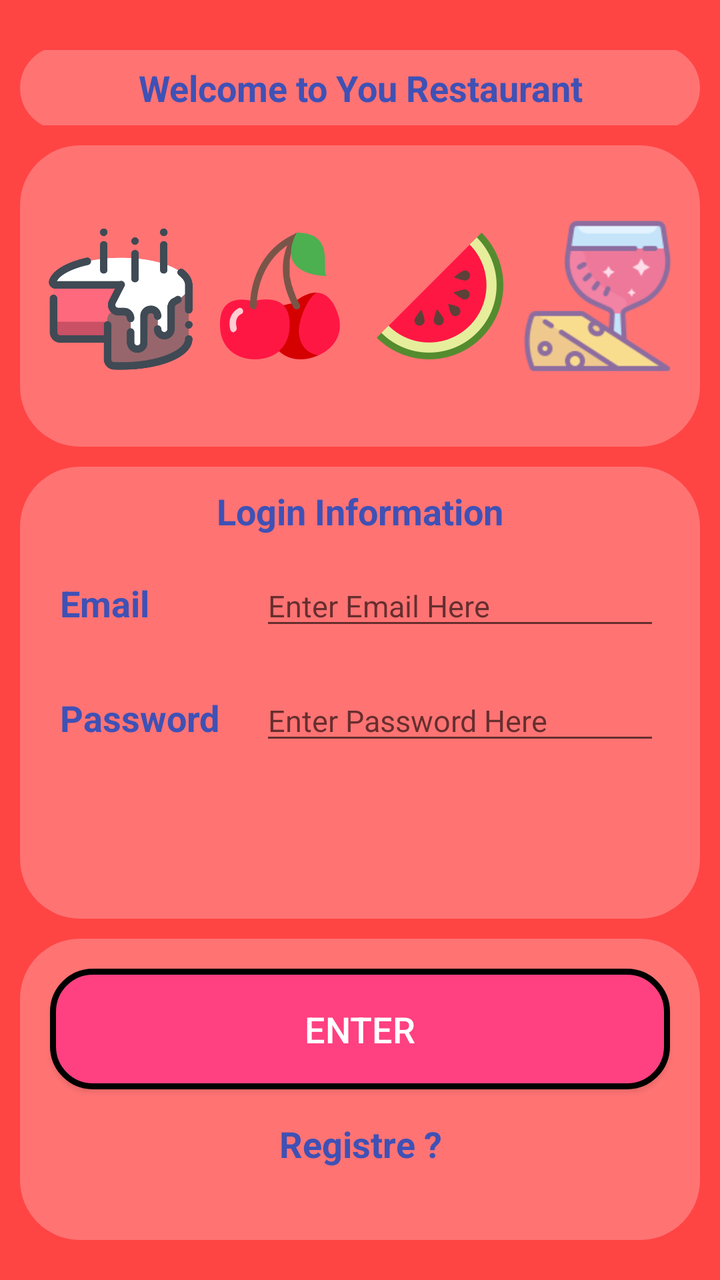
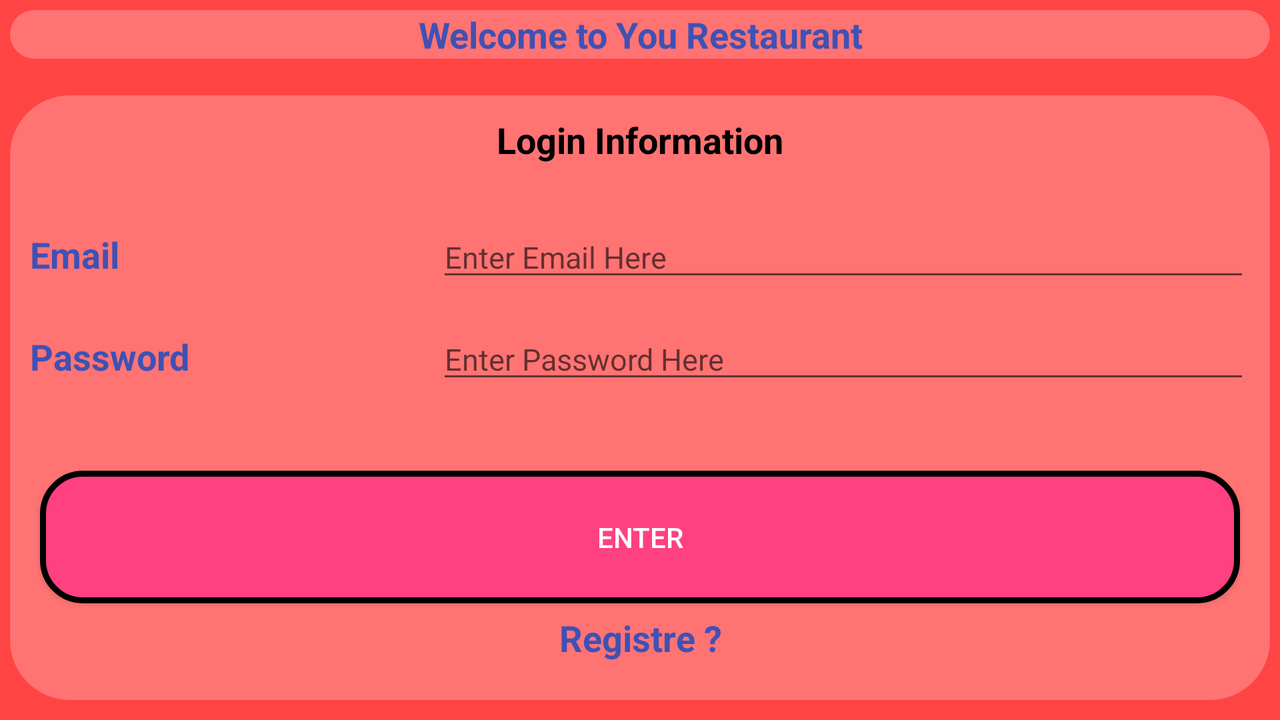

An Android layout and its configuration variant, each rendered on a device that would load it. The default file and the variant file are quoted in full after the pictures.
<!-- AndroidManifest.xml: application theme AppTheme -->
<!-- res/layout/activity_main.xml -->
<?xml version="1.0" encoding="utf-8"?>
<LinearLayout xmlns:android="http://schemas.android.com/apk/res/android"
    xmlns:app="http://schemas.android.com/apk/res-auto"
    xmlns:tools="http://schemas.android.com/tools"
    android:layout_width="match_parent"
    android:layout_height="match_parent"
    android:background="@android:color/holo_red_light"

    android:orientation="vertical"
    android:padding="10dp"
    tools:context="e.administrator.project_2.MainActivity">

    <LinearLayout
        android:id="@+id/L1"
        android:layout_width="match_parent"
        android:layout_height="0dp"
        android:layout_marginBottom="10dp"
        android:layout_marginTop="15dp"
        android:layout_weight="0.5">

        <TextView
            android:id="@+id/textView2"
            style="@style/TextStyle"
            android:layout_width="match_parent"
            android:layout_height="42dp"
            android:layout_gravity="center"
            android:background="@drawable/linear_background"
            android:gravity="center"
            android:text="@string/Welcome" />

    </LinearLayout>

    <LinearLayout
        android:id="@+id/L2"
        android:layout_width="match_parent"
        android:layout_height="0dp"
        android:layout_marginBottom="10dp"
        android:layout_weight="2"
        android:background="@drawable/linear_background"
        android:padding="10dp">


        <ImageView
            android:id="@+id/imageView2"
            android:layout_width="0dp"
            android:layout_height="match_parent"
            android:layout_weight="1"
            app:srcCompat="@drawable/im3" />

        <ImageView
            android:id="@+id/imageView"
            android:layout_width="0dp"
            android:layout_height="match_parent"
            android:layout_weight="1"
            app:srcCompat="@drawable/im13" />

        <ImageView
            android:id="@+id/imageView4"
            android:layout_width="0dp"
            android:layout_height="match_parent"
            android:layout_weight="1"
            app:srcCompat="@drawable/im4" />

        <ImageView
            android:id="@+id/imageView3"
            android:layout_width="0dp"
            android:layout_height="match_parent"
            android:layout_weight="1"
            app:srcCompat="@drawable/im2" />
    </LinearLayout>

    <LinearLayout
        android:id="@+id/L4"
        android:layout_width="match_parent"
        android:layout_height="0dp"
        android:layout_marginBottom="10dp"
        android:layout_weight="3"
        android:background="@drawable/linear_background"
        android:orientation="vertical"
        android:padding="10dp">


        <LinearLayout
            android:layout_width="match_parent"
            android:layout_height="0dp"
            android:layout_weight="0.5">

            <TextView
                android:id="@+id/textView3"
                style="@style/TextStyle"
                android:layout_width="match_parent"
                android:layout_height="wrap_content"
                android:gravity="center"
                android:text="@string/loginInfo" />

        </LinearLayout>

        <LinearLayout
            android:layout_width="match_parent"
            android:layout_height="0dp"
            android:layout_weight="3"
            android:orientation="vertical">

            <LinearLayout
                android:layout_width="match_parent"
                android:layout_height="wrap_content"
                android:padding="10dp">

                <TextView
                    android:id="@+id/textView6"
                    style="@style/TextStyle"
                    android:layout_width="0dp"
                    android:layout_height="wrap_content"
                    android:layout_weight="1"


                    android:text="@string/Email" />

                <EditText
                    android:id="@+id/editTextEmailXml"
                    style="@style/hintStyle"
                    android:layout_width="0dp"
                    android:layout_height="wrap_content"
                    android:layout_weight="2"
                    android:ems="10"
                    android:hint="@string/EdiEmail"
                    android:inputType="textEmailAddress" />

            </LinearLayout>

            <LinearLayout
                android:layout_width="match_parent"
                android:layout_height="wrap_content"
                android:padding="10dp">

                <TextView
                    android:id="@+id/textView7"
                    style="@style/TextStyle"
                    android:layout_width="0dp"
                    android:layout_height="wrap_content"
                    android:layout_weight="1"

                    android:text="@string/Password" />

                <EditText
                    android:id="@+id/editTextPassowrdXml"
                    style="@style/hintStyle"
                    android:layout_width="0dp"
                    android:layout_height="wrap_content"
                    android:layout_weight="2"
                    android:ems="10"
                    android:hint="@string/EdiPassowrd"
                    android:inputType="textPassword" />
            </LinearLayout>


        </LinearLayout>


    </LinearLayout>

    <LinearLayout
        android:id="@+id/L5"
        android:layout_width="match_parent"
        android:layout_height="0dp"
        android:layout_marginBottom="10dp"
        android:layout_weight="2"
        android:background="@drawable/linear_background"
        android:orientation="vertical"
        android:padding="10dp">

        <Button
            android:id="@+id/log_ButtonXml"
            style="@style/Widget.AppCompat.Button.Colored"
            android:layout_width="match_parent"
            android:layout_height="0dp"
            android:layout_margin="5dp"
            android:layout_weight="1"
            android:background="@drawable/button_background"
            android:text="@string/Enter"
            android:textSize="18dp" />

        <TextView
            android:id="@+id/registere_TextXml"
            style="@style/TextStyle"
            android:layout_width="match_parent"
            android:layout_height="0dp"
            android:layout_weight="1"
            android:padding="10dp"
            android:text="@string/NewAccount"
            android:textAlignment="center" />

    </LinearLayout>

</LinearLayout>
<!-- resources referenced by this layout -->
<resources>
  <!-- drawable button_background (drawable) -->
  <?xml version="1.0" encoding="utf-8"?>
  <shape xmlns:android="http://schemas.android.com/apk/res/android">
  
      <solid  android:color="@color/colorAccent"/>
  
      <corners
          android:topRightRadius="20dp"
          android:topLeftRadius="20dp"
          android:bottomLeftRadius="20dp"
          android:bottomRightRadius="20dp"
  
          />
  
      <stroke  android:color="@android:color/black" android:width="3dp" />
  
  </shape>
  <!-- drawable im13: png bitmap (drawable, 18677 bytes) -->
  <!-- drawable im2: png bitmap (drawable, 6082 bytes) -->
  <!-- drawable im3: png bitmap (drawable, 21959 bytes) -->
  <!-- drawable im4: png bitmap (drawable, 17775 bytes) -->
  <!-- drawable linear_background (drawable) -->
  <?xml version="1.0" encoding="utf-8"?>
  <shape xmlns:android="http://schemas.android.com/apk/res/android">
  
      <solid  android:color="@color/white5"
          />
      <corners android:radius="30dp"/>
  
  </shape>
  <string name="EdiEmail"> Enter Email Here </string>
  <string name="EdiPassowrd"> Enter Password Here </string>
  <string name="Email"> Email</string>
  <string name="Enter"> Enter</string>
  <string name="NewAccount"> Registre ? </string>
  <string name="Password">Password</string>
  <string name="Welcome"> Welcome to You Restaurant </string>
  <string name="loginInfo"> Login Information</string>
  <style name="TextStyle">
  
          <item name="android:textSize"> 18dp</item>
          <item name="android:textColor"> @color/colorPrimary</item>
          <item name="android:textStyle">bold</item>
      </style>
  <style name="hintStyle">
  
          <item name="android:textSize">15dp</item>
      </style>
  <style name="AppTheme" parent="Theme.AppCompat.Light.DarkActionBar">
          
          <item name="colorPrimary">@color/colorPrimary</item>
          <item name="colorPrimaryDark">@color/colorPrimaryDark</item>
          <item name="colorAccent">@color/colorAccent</item>
      </style>
  <color name="colorAccent">#FF4081</color>
  <color name="white5">#40ffffff</color>
  <color name="colorPrimary">#3F51B5</color>
  <color name="colorPrimaryDark">#303F9F</color>
</resources>
<!-- res/layout-land/activity_main.xml (the repository's variant of the layout above) -->
<!-- drawn on the phone turned sideways -->
<?xml version="1.0" encoding="utf-8"?>
<LinearLayout xmlns:android="http://schemas.android.com/apk/res/android"
    xmlns:app="http://schemas.android.com/apk/res-auto"
    android:layout_width="match_parent"
    android:layout_height="match_parent"
    android:background="@android:color/holo_red_light"
    android:orientation="vertical"
    android:padding="5dp">


    <LinearLayout
        android:layout_width="match_parent"
        android:layout_height="0dp"
        android:layout_marginBottom="5dp"
        android:layout_weight="0.5">

        <TextView
            android:id="@+id/textView"
            style="@style/TextStyle"
            android:layout_width="wrap_content"
            android:layout_height="wrap_content"
            android:layout_weight="1"
            android:background="@drawable/linear_background"
            android:text="@string/Welcome"
            android:textAlignment="center" />

    </LinearLayout>

    <LinearLayout
        android:layout_width="match_parent"
        android:layout_height="0dp"
        android:layout_marginBottom="5dp"
        android:layout_weight="4"
        android:background="@drawable/linear_background"
        android:orientation="vertical">


        <LinearLayout
            android:layout_width="match_parent"
            android:layout_height="0dp"
            android:layout_weight="2"
            android:orientation="vertical"
            android:padding="10dp">


            <TextView
                android:id="@+id/textView4"
                style="@style/TextStyle"
                android:layout_width="match_parent"
                android:layout_height="0dp"
                android:layout_weight="1"
                android:text="@string/loginInfo"
                android:textAlignment="center"
                android:textColor="@android:color/black" />

            <LinearLayout
                android:layout_width="match_parent"
                android:layout_height="0dp"
                android:layout_weight="1">

                <TextView
                    android:id="@+id/textView5"
                    style="@style/TextStyle"
                    android:layout_width="0dp"
                    android:layout_height="wrap_content"
                    android:layout_weight="1"
                    android:text="@string/Email" />

                <EditText
                    android:id="@+id/editTextEmailXml"
                    style="@style/hintStyle"
                    android:layout_width="0dp"
                    android:layout_height="wrap_content"
                    android:layout_weight="2"
                    android:ems="10"
                    android:hint="@string/EdiEmail"
                    android:inputType="textEmailAddress" />

            </LinearLayout>

            <LinearLayout
                android:layout_width="match_parent"
                android:layout_height="0dp"
                android:layout_weight="1"
                android:orientation="horizontal">

                <TextView
                    android:id="@+id/textView8"
                    style="@style/TextStyle"
                    android:layout_width="0dp"
                    android:layout_height="wrap_content"
                    android:layout_weight="1"
                    android:text="@string/Password" />

                <EditText

                    android:id="@+id/editTextPassowrdXml"
                    style="@style/hintStyle"
                    android:layout_width="0dp"
                    android:layout_height="wrap_content"
                    android:layout_weight="2"
                    android:ems="10"
                    android:hint="@string/EdiPassowrd"
                    android:inputType="textPassword" />

            </LinearLayout>

        </LinearLayout>

        <LinearLayout
            android:layout_width="match_parent"
            android:layout_height="0dp"
            android:layout_weight="1.5"
            android:orientation="vertical"
            android:padding="10dp">

            <Button
                android:id="@+id/log_ButtonXml"
                style="@style/Widget.AppCompat.Button.Colored"
                android:layout_width="match_parent"
                android:layout_height="0dp"
                android:layout_gravity="center"
                android:layout_margin="5dp"
                android:layout_weight="2"
                android:background="@drawable/button_background"
                android:text="@string/Enter" />

            <TextView

                android:id="@+id/registere_TextXml"
                style="@style/TextStyle"
                android:layout_width="match_parent"
                android:layout_height="0dp"
                android:layout_weight="1"
                android:text="@string/NewAccount"
                android:textAlignment="center" />


        </LinearLayout>

    </LinearLayout>


</LinearLayout>
<!-- resources referenced by the variant -->
<!-- as the phone turned sideways resolves them -->
<resources>
  <!-- drawable button_background (drawable) -->
  <?xml version="1.0" encoding="utf-8"?>
  <shape xmlns:android="http://schemas.android.com/apk/res/android">
  
      <solid  android:color="@color/colorAccent"/>
  
      <corners
          android:topRightRadius="20dp"
          android:topLeftRadius="20dp"
          android:bottomLeftRadius="20dp"
          android:bottomRightRadius="20dp"
  
          />
  
      <stroke  android:color="@android:color/black" android:width="3dp" />
  
  </shape>
  <!-- drawable linear_background (drawable) -->
  <?xml version="1.0" encoding="utf-8"?>
  <shape xmlns:android="http://schemas.android.com/apk/res/android">
  
      <solid  android:color="@color/white5"
          />
      <corners android:radius="30dp"/>
  
  </shape>
  <string name="EdiEmail"> Enter Email Here </string>
  <string name="EdiPassowrd"> Enter Password Here </string>
  <string name="Email"> Email</string>
  <string name="Enter"> Enter</string>
  <string name="NewAccount"> Registre ? </string>
  <string name="Password">Password</string>
  <string name="Welcome"> Welcome to You Restaurant </string>
  <string name="loginInfo"> Login Information</string>
  <style name="TextStyle">
  
          <item name="android:textSize"> 18dp</item>
          <item name="android:textColor"> @color/colorPrimary</item>
          <item name="android:textStyle">bold</item>
      </style>
  <style name="hintStyle">
  
          <item name="android:textSize">15dp</item>
      </style>
  <style name="AppTheme" parent="Theme.AppCompat.Light.DarkActionBar">
          
          <item name="colorPrimary">@color/colorPrimary</item>
          <item name="colorPrimaryDark">@color/colorPrimaryDark</item>
          <item name="colorAccent">@color/colorAccent</item>
      </style>
  <color name="colorAccent">#FF4081</color>
  <color name="white5">#40ffffff</color>
  <color name="colorPrimary">#3F51B5</color>
  <color name="colorPrimaryDark">#303F9F</color>
</resources>
